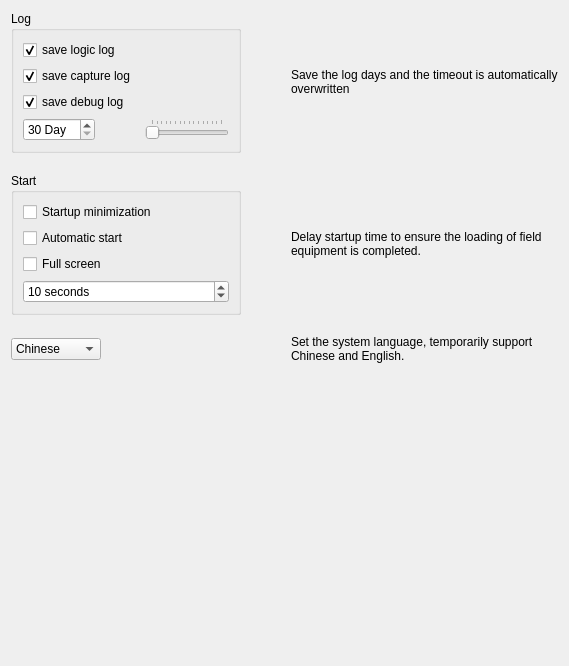
         <widget class="QWidget" name="Other">
          <attribute name="title">
           <string>Other</string>
          </attribute>
          <layout class="QGridLayout" name="gridLayout_13">
           <property name="horizontalSpacing">
            <number>50</number>
           </property>
           <property name="verticalSpacing">
            <number>20</number>
           </property>
           <item row="0" column="0" colspan="2">
            <widget class="QGroupBox" name="groupBox_11">
             <property name="title">
              <string>Log</string>
             </property>
             <property name="flat">
              <bool>false</bool>
             </property>
             <layout class="QGridLayout" name="gridLayout_14">
              <property name="horizontalSpacing">
               <number>50</number>
              </property>
              <item row="0" column="0" colspan="2">
               <widget class="QCheckBox" name="InfoLog">
                <property name="text">
                 <string>save logic log</string>
                </property>
                <property name="checked">
                 <bool>true</bool>
                </property>
               </widget>
              </item>
              <item row="2" column="0" colspan="2">
               <widget class="QCheckBox" name="DebugLog">
                <property name="text">
                 <string>save debug log</string>
                </property>
                <property name="checked">
                 <bool>true</bool>
                </property>
               </widget>
              </item>
              <item row="1" column="0" colspan="2">
               <widget class="QCheckBox" name="DebugLog_2">
                <property name="text">
                 <string>save capture log</string>
                </property>
                <property name="checked">
                 <bool>true</bool>
                </property>
               </widget>
              </item>
              <item row="3" column="1">
               <widget class="QSlider" name="horizontalSlider_3">
                <property name="minimum">
                 <number>30</number>
                </property>
                <property name="maximum">
                 <number>180</number>
                </property>
                <property name="orientation">
                 <enum>Qt::Horizontal</enum>
                </property>
                <property name="invertedAppearance">
                 <bool>false</bool>
                </property>
                <property name="invertedControls">
                 <bool>false</bool>
                </property>
                <property name="tickPosition">
                 <enum>QSlider::TicksAbove</enum>
                </property>
                <property name="tickInterval">
                 <number>0</number>
                </property>
               </widget>
              </item>
              <item row="3" column="0">
               <widget class="QSpinBox" name="spinBox_3">
                <property name="maximumSize">
                 <size>
                  <width>100</width>
                  <height>16777215</height>
                 </size>
                </property>
                <property name="suffix">
                 <string> Day</string>
                </property>
                <property name="prefix">
                 <string/>
                </property>
                <property name="minimum">
                 <number>30</number>
                </property>
                <property name="maximum">
                 <number>180</number>
                </property>
               </widget>
              </item>
             </layout>
            </widget>
           </item>
           <item row="0" column="2">
            <widget class="QLabel" name="label_13">
             <property name="text">
              <string>Save the log days and the timeout is automatically overwritten</string>
             </property>
             <property name="wordWrap">
              <bool>true</bool>
             </property>
            </widget>
           </item>
           <item row="1" column="0" colspan="2">
            <widget class="QGroupBox" name="groupBox_2">
             <property name="title">
              <string>Start</string>
             </property>
             <property name="flat">
              <bool>false</bool>
             </property>
             <layout class="QGridLayout" name="gridLayout_15">
              <item row="0" column="0">
               <widget class="QCheckBox" name="StartupMinimization">
                <property name="text">
                 <string>Startup minimization</string>
                </property>
               </widget>
              </item>
              <item row="3" column="0">
               <widget class="QSpinBox" name="DelayStart">
                <property name="suffix">
                 <string> seconds</string>
                </property>
                <property name="prefix">
                 <string/>
                </property>
                <property name="minimum">
                 <number>1</number>
                </property>
                <property name="value">
                 <number>10</number>
                </property>
               </widget>
              </item>
              <item row="2" column="0">
               <widget class="QCheckBox" name="FullScreen">
                <property name="text">
                 <string>Full screen</string>
                </property>
               </widget>
              </item>
              <item row="1" column="0">
               <widget class="QCheckBox" name="AutomaticStart">
                <property name="text">
                 <string>Automatic start</string>
                </property>
               </widget>
              </item>
             </layout>
            </widget>
           </item>
           <item row="1" column="2">
            <widget class="QLabel" name="label_14">
             <property name="text">
              <string>Delay startup time to ensure the loading of field equipment is completed.</string>
             </property>
             <property name="wordWrap">
              <bool>true</bool>
             </property>
            </widget>
           </item>
           <item row="2" column="0">
            <widget class="QComboBox" name="Language">
             <property name="currentIndex">
              <number>1</number>
             </property>
             <item>
              <property name="text">
               <string>English</string>
              </property>
             </item>
             <item>
              <property name="text">
               <string>Chinese</string>
              </property>
             </item>
            </widget>
           </item>
           <item row="2" column="2">
            <widget class="QLabel" name="label_37">
             <property name="text">
              <string>Set the system language, temporarily support Chinese and English.</string>
             </property>
             <property name="wordWrap">
              <bool>true</bool>
             </property>
            </widget>
           </item>
           <item row="3" column="1">
            <spacer name="verticalSpacer_3">
             <property name="orientation">
              <enum>Qt::Vertical</enum>
             </property>
             <property name="sizeHint" stdset="0">
              <size>
               <width>20</width>
               <height>292</height>
              </size>
             </property>
            </spacer>
           </item>
          </layout>
         </widget>
